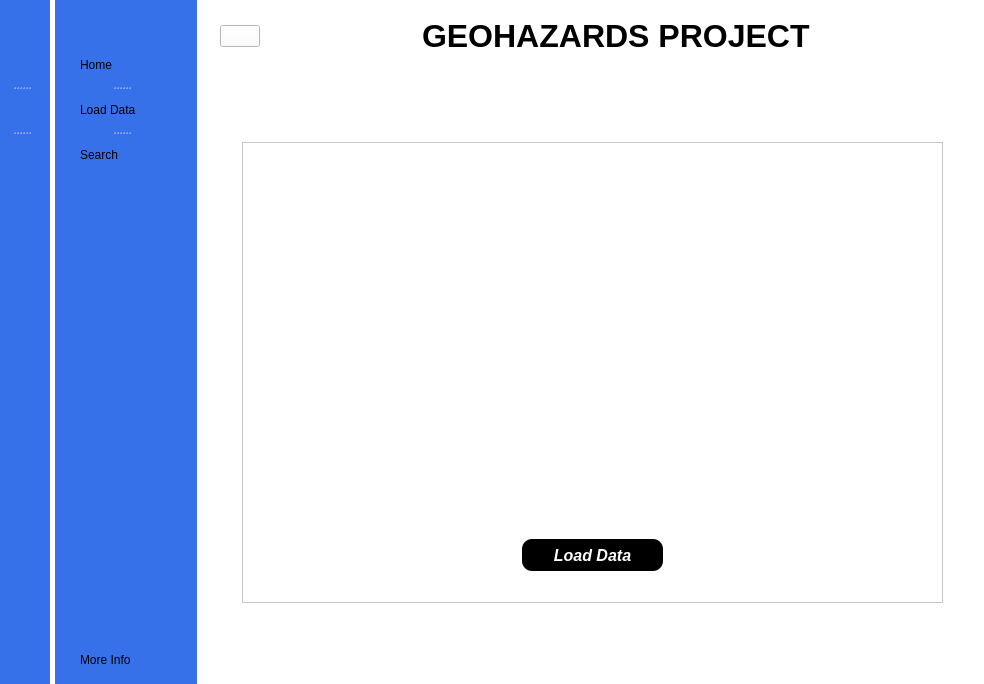
<?xml version="1.0" encoding="UTF-8"?>
<ui version="4.0">
 <class>MainWindow</class>
 <widget class="QMainWindow" name="MainWindow">
  <property name="geometry">
   <rect>
    <x>0</x>
    <y>0</y>
    <width>984</width>
    <height>684</height>
   </rect>
  </property>
  <property name="windowTitle">
   <string>MainWindow</string>
  </property>
  <property name="styleSheet">
   <string notr="true">background-color: rgb(255, 255, 255);</string>
  </property>
  <widget class="QWidget" name="centralwidget">
   <layout class="QGridLayout" name="gridLayout">
    <property name="leftMargin">
     <number>0</number>
    </property>
    <property name="topMargin">
     <number>0</number>
    </property>
    <property name="rightMargin">
     <number>0</number>
    </property>
    <property name="bottomMargin">
     <number>0</number>
    </property>
    <property name="horizontalSpacing">
     <number>5</number>
    </property>
    <item row="0" column="1">
     <widget class="QWidget" name="icon_name_widget" native="true">
      <property name="sizePolicy">
       <sizepolicy hsizetype="Fixed" vsizetype="Preferred">
        <horstretch>0</horstretch>
        <verstretch>0</verstretch>
       </sizepolicy>
      </property>
      <property name="styleSheet">
       <string notr="true">

QWidget{
background: rgb(55, 113, 233);
}

QPushButton{
color:black;
text-align: left;
height : 30 px;
border: None;
padding-left: 10px;
border-top-left-radius:10px;
border-bottom-left-radius:10px;


}

QPushButton:checked{
background-color: #F5FAFE;
color: #1F95EF;
font-weight: bold;

}
</string>
      </property>
      <layout class="QVBoxLayout" name="verticalLayout_2">
       <property name="spacing">
        <number>0</number>
       </property>
       <property name="leftMargin">
        <number>15</number>
       </property>
       <property name="topMargin">
        <number>50</number>
       </property>
       <property name="rightMargin">
        <number>25</number>
       </property>
       <item>
        <widget class="QSplitter" name="splitter_2">
         <property name="orientation">
          <enum>Qt::Vertical</enum>
         </property>
         <property name="handleWidth">
          <number>15</number>
         </property>
         <widget class="QPushButton" name="HomeButton_2">
          <property name="maximumSize">
           <size>
            <width>102</width>
            <height>30</height>
           </size>
          </property>
          <property name="text">
           <string>Home</string>
          </property>
          <property name="icon">
           <iconset>
            <normaloff>GUI Icons/home-button.png</normaloff>GUI Icons/home-button.png</iconset>
          </property>
          <property name="iconSize">
           <size>
            <width>20</width>
            <height>20</height>
           </size>
          </property>
          <property name="checkable">
           <bool>true</bool>
          </property>
          <property name="autoExclusive">
           <bool>true</bool>
          </property>
         </widget>
         <widget class="QPushButton" name="LoadDataButton_2">
          <property name="maximumSize">
           <size>
            <width>102</width>
            <height>30</height>
           </size>
          </property>
          <property name="styleSheet">
           <string notr="true">pussButton_9{
padding-right:10px
}</string>
          </property>
          <property name="text">
           <string>Load Data  </string>
          </property>
          <property name="icon">
           <iconset>
            <normaloff>GUI Icons/data-copy.png</normaloff>GUI Icons/data-copy.png</iconset>
          </property>
          <property name="iconSize">
           <size>
            <width>20</width>
            <height>20</height>
           </size>
          </property>
          <property name="checkable">
           <bool>true</bool>
          </property>
          <property name="autoExclusive">
           <bool>true</bool>
          </property>
         </widget>
         <widget class="QPushButton" name="SearchButton_2">
          <property name="minimumSize">
           <size>
            <width>102</width>
            <height>0</height>
           </size>
          </property>
          <property name="maximumSize">
           <size>
            <width>102</width>
            <height>30</height>
           </size>
          </property>
          <property name="text">
           <string>Search</string>
          </property>
          <property name="icon">
           <iconset>
            <normaloff>GUI Icons/magnifying-glass.png</normaloff>GUI Icons/magnifying-glass.png</iconset>
          </property>
          <property name="iconSize">
           <size>
            <width>20</width>
            <height>20</height>
           </size>
          </property>
          <property name="checkable">
           <bool>true</bool>
          </property>
          <property name="autoExclusive">
           <bool>true</bool>
          </property>
         </widget>
        </widget>
       </item>
       <item>
        <spacer name="verticalSpacer_2">
         <property name="orientation">
          <enum>Qt::Vertical</enum>
         </property>
         <property name="sizeHint" stdset="0">
          <size>
           <width>20</width>
           <height>30</height>
          </size>
         </property>
        </spacer>
       </item>
       <item>
        <widget class="QPushButton" name="MoreInfoButton_2">
         <property name="text">
          <string>More Info</string>
         </property>
         <property name="icon">
          <iconset>
           <normaloff>GUI Icons/information.png</normaloff>GUI Icons/information.png</iconset>
         </property>
         <property name="iconSize">
          <size>
           <width>20</width>
           <height>20</height>
          </size>
         </property>
         <property name="checkable">
          <bool>true</bool>
         </property>
         <property name="autoExclusive">
          <bool>true</bool>
         </property>
        </widget>
       </item>
      </layout>
     </widget>
    </item>
    <item row="0" column="2">
     <widget class="QWidget" name="Main_menu" native="true">
      <layout class="QGridLayout" name="gridLayout_2">
       <item row="0" column="0">
        <widget class="QWidget" name="widget" native="true">
         <layout class="QHBoxLayout" name="horizontalLayout">
          <item>
           <widget class="QPushButton" name="MenuButton">
            <property name="text">
             <string/>
            </property>
            <property name="icon">
             <iconset>
              <normaloff>GUI Icons/burger-bar.png</normaloff>GUI Icons/burger-bar.png</iconset>
            </property>
            <property name="iconSize">
             <size>
              <width>23</width>
              <height>23</height>
             </size>
            </property>
            <property name="checkable">
             <bool>true</bool>
            </property>
           </widget>
          </item>
          <item>
           <spacer name="horizontalSpacer">
            <property name="orientation">
             <enum>Qt::Horizontal</enum>
            </property>
            <property name="sizeHint" stdset="0">
             <size>
              <width>0</width>
              <height>0</height>
             </size>
            </property>
           </spacer>
          </item>
          <item>
           <widget class="QLabel" name="label">
            <property name="font">
             <font>
              <family>Arial</family>
              <pointsize>24</pointsize>
              <bold>true</bold>
             </font>
            </property>
            <property name="text">
             <string>&lt;html&gt;&lt;head/&gt;&lt;body&gt;&lt;p&gt;&lt;span style=&quot; color:#000000;&quot;&gt;GEOHAZARDS PROJECT&lt;/span&gt;&lt;/p&gt;&lt;/body&gt;&lt;/html&gt;</string>
            </property>
           </widget>
          </item>
          <item>
           <spacer name="horizontalSpacer_2">
            <property name="orientation">
             <enum>Qt::Horizontal</enum>
            </property>
            <property name="sizeHint" stdset="0">
             <size>
              <width>40</width>
              <height>20</height>
             </size>
            </property>
           </spacer>
          </item>
         </layout>
        </widget>
       </item>
       <item row="1" column="0">
        <widget class="QStackedWidget" name="Header_Widget">
         <property name="styleSheet">
          <string notr="true">
QStackedWidget{
background: rgb(255, 255, 255);
}</string>
         </property>
         <property name="currentIndex">
          <number>3</number>
         </property>
         <widget class="QWidget" name="page">
          <widget class="QTextBrowser" name="textBrowser">
           <property name="geometry">
            <rect>
             <x>270</x>
             <y>130</y>
             <width>256</width>
             <height>192</height>
            </rect>
           </property>
           <property name="html">
            <string>&lt;!DOCTYPE HTML PUBLIC &quot;-//W3C//DTD HTML 4.0//EN&quot; &quot;http://www.w3.org/TR/REC-html40/strict.dtd&quot;&gt;
&lt;html&gt;&lt;head&gt;&lt;meta name=&quot;qrichtext&quot; content=&quot;1&quot; /&gt;&lt;meta charset=&quot;utf-8&quot; /&gt;&lt;style type=&quot;text/css&quot;&gt;
p, li { white-space: pre-wrap; }
hr { height: 1px; border-width: 0; }
li.unchecked::marker { content: &quot;\2610&quot;; }
li.checked::marker { content: &quot;\2612&quot;; }
&lt;/style&gt;&lt;/head&gt;&lt;body style=&quot; font-family:'.AppleSystemUIFont'; font-size:13pt; font-weight:400; font-style:normal;&quot;&gt;
&lt;p align=&quot;center&quot; style=&quot;-qt-paragraph-type:empty; margin-top:0px; margin-bottom:0px; margin-left:0px; margin-right:0px; -qt-block-indent:0; text-indent:0px;&quot;&gt;&lt;br /&gt;&lt;/p&gt;
&lt;p align=&quot;center&quot; style=&quot;-qt-paragraph-type:empty; margin-top:0px; margin-bottom:0px; margin-left:0px; margin-right:0px; -qt-block-indent:0; text-indent:0px; font-size:36pt; color:#000000;&quot;&gt;&lt;br /&gt;&lt;/p&gt;
&lt;p align=&quot;center&quot; style=&quot; margin-top:0px; margin-bottom:0px; margin-left:0px; margin-right:0px; -qt-block-indent:0; text-indent:0px;&quot;&gt;&lt;span style=&quot; font-size:36pt; color:#000000;&quot;&gt;HOME PAGE&lt;/span&gt;&lt;/p&gt;
&lt;p align=&quot;center&quot; style=&quot;-qt-paragraph-type:empty; margin-top:0px; margin-bottom:0px; margin-left:0px; margin-right:0px; -qt-block-indent:0; text-indent:0px; font-size:36pt; color:#000000;&quot;&gt;&lt;br /&gt;&lt;/p&gt;&lt;/body&gt;&lt;/html&gt;</string>
           </property>
          </widget>
         </widget>
         <widget class="QWidget" name="page_3">
          <widget class="QTextBrowser" name="textBrowser_3">
           <property name="geometry">
            <rect>
             <x>250</x>
             <y>140</y>
             <width>256</width>
             <height>192</height>
            </rect>
           </property>
           <property name="html">
            <string>&lt;!DOCTYPE HTML PUBLIC &quot;-//W3C//DTD HTML 4.0//EN&quot; &quot;http://www.w3.org/TR/REC-html40/strict.dtd&quot;&gt;
&lt;html&gt;&lt;head&gt;&lt;meta name=&quot;qrichtext&quot; content=&quot;1&quot; /&gt;&lt;meta charset=&quot;utf-8&quot; /&gt;&lt;style type=&quot;text/css&quot;&gt;
p, li { white-space: pre-wrap; }
hr { height: 1px; border-width: 0; }
li.unchecked::marker { content: &quot;\2610&quot;; }
li.checked::marker { content: &quot;\2612&quot;; }
&lt;/style&gt;&lt;/head&gt;&lt;body style=&quot; font-family:'.AppleSystemUIFont'; font-size:13pt; font-weight:400; font-style:normal;&quot;&gt;
&lt;p align=&quot;center&quot; style=&quot;-qt-paragraph-type:empty; margin-top:0px; margin-bottom:0px; margin-left:0px; margin-right:0px; -qt-block-indent:0; text-indent:0px;&quot;&gt;&lt;br /&gt;&lt;/p&gt;
&lt;p align=&quot;center&quot; style=&quot;-qt-paragraph-type:empty; margin-top:0px; margin-bottom:0px; margin-left:0px; margin-right:0px; -qt-block-indent:0; text-indent:0px; font-size:36pt; color:#000000;&quot;&gt;&lt;br /&gt;&lt;/p&gt;
&lt;p align=&quot;center&quot; style=&quot; margin-top:0px; margin-bottom:0px; margin-left:0px; margin-right:0px; -qt-block-indent:0; text-indent:0px;&quot;&gt;&lt;span style=&quot; font-size:36pt; color:#000000;&quot;&gt;SEARCH&lt;/span&gt;&lt;/p&gt;
&lt;p align=&quot;center&quot; style=&quot;-qt-paragraph-type:empty; margin-top:0px; margin-bottom:0px; margin-left:0px; margin-right:0px; -qt-block-indent:0; text-indent:0px; font-size:36pt; color:#000000;&quot;&gt;&lt;br /&gt;&lt;/p&gt;&lt;/body&gt;&lt;/html&gt;</string>
           </property>
          </widget>
         </widget>
         <widget class="QWidget" name="page_4">
          <widget class="QTextBrowser" name="textBrowser_4">
           <property name="geometry">
            <rect>
             <x>300</x>
             <y>160</y>
             <width>256</width>
             <height>192</height>
            </rect>
           </property>
           <property name="html">
            <string>&lt;!DOCTYPE HTML PUBLIC &quot;-//W3C//DTD HTML 4.0//EN&quot; &quot;http://www.w3.org/TR/REC-html40/strict.dtd&quot;&gt;
&lt;html&gt;&lt;head&gt;&lt;meta name=&quot;qrichtext&quot; content=&quot;1&quot; /&gt;&lt;meta charset=&quot;utf-8&quot; /&gt;&lt;style type=&quot;text/css&quot;&gt;
p, li { white-space: pre-wrap; }
hr { height: 1px; border-width: 0; }
li.unchecked::marker { content: &quot;\2610&quot;; }
li.checked::marker { content: &quot;\2612&quot;; }
&lt;/style&gt;&lt;/head&gt;&lt;body style=&quot; font-family:'.AppleSystemUIFont'; font-size:13pt; font-weight:400; font-style:normal;&quot;&gt;
&lt;p align=&quot;center&quot; style=&quot;-qt-paragraph-type:empty; margin-top:0px; margin-bottom:0px; margin-left:0px; margin-right:0px; -qt-block-indent:0; text-indent:0px;&quot;&gt;&lt;br /&gt;&lt;/p&gt;
&lt;p align=&quot;center&quot; style=&quot;-qt-paragraph-type:empty; margin-top:0px; margin-bottom:0px; margin-left:0px; margin-right:0px; -qt-block-indent:0; text-indent:0px; font-size:36pt; color:#000000;&quot;&gt;&lt;br /&gt;&lt;/p&gt;
&lt;p align=&quot;center&quot; style=&quot; margin-top:0px; margin-bottom:0px; margin-left:0px; margin-right:0px; -qt-block-indent:0; text-indent:0px;&quot;&gt;&lt;span style=&quot; font-size:36pt; color:#000000;&quot;&gt;More INFO&lt;/span&gt;&lt;/p&gt;
&lt;p align=&quot;center&quot; style=&quot;-qt-paragraph-type:empty; margin-top:0px; margin-bottom:0px; margin-left:0px; margin-right:0px; -qt-block-indent:0; text-indent:0px; font-size:36pt; color:#000000;&quot;&gt;&lt;br /&gt;&lt;/p&gt;&lt;/body&gt;&lt;/html&gt;</string>
           </property>
          </widget>
         </widget>
         <widget class="QWidget" name="page_2">
          <layout class="QGridLayout" name="gridLayout_4">
           <item row="0" column="0">
            <widget class="QFrame" name="frame">
             <property name="maximumSize">
              <size>
               <width>701</width>
               <height>461</height>
              </size>
             </property>
             <property name="frameShape">
              <enum>QFrame::StyledPanel</enum>
             </property>
             <property name="frameShadow">
              <enum>QFrame::Raised</enum>
             </property>
             <layout class="QGridLayout" name="gridLayout_3">
              <item row="0" column="0">
               <widget class="QLabel" name="label_2">
                <property name="maximumSize">
                 <size>
                  <width>551</width>
                  <height>341</height>
                 </size>
                </property>
                <property name="text">
                 <string/>
                </property>
                <property name="pixmap">
                 <pixmap>../Image 8-12-24 at 12.43 AM.jpg</pixmap>
                </property>
                <property name="scaledContents">
                 <bool>true</bool>
                </property>
               </widget>
              </item>
              <item row="1" column="0">
               <widget class="QPushButton" name="pushButton_LoadData">
                <property name="maximumSize">
                 <size>
                  <width>141</width>
                  <height>32</height>
                 </size>
                </property>
                <property name="font">
                 <font>
                  <family>Arial</family>
                  <pointsize>-1</pointsize>
                  <italic>true</italic>
                  <bold>true</bold>
                 </font>
                </property>
                <property name="styleSheet">
                 <string notr="true">
QPushButton {
  background:  #000000;
  border-radius: 10px;
  box-shadow: #5E5DF0 0 10px 20px -10px;
  box-sizing: border-box;
  color: #FFFFFF;
  cursor: pointer;
  font-size: 16px;
  font-weight: 700;
  line-height: 24px;
  opacity: 1;
  outline: 0 solid transparent;
  padding: 8px 18px;
  user-select: none;
  -webkit-user-select: none;
  touch-action: manipulation;
  width: fit-content;
  word-break: break-word;
  border: 0;
}


QPushButton:hover {
  background: #0276FF;
  border-radius: 10px;
  box-shadow: #5E5DF0 0 10px 20px -10px;
  box-sizing: border-box;
  color: #FFFFFF;
  cursor: pointer;
  font-size: 16px;
  font-weight: 700;
  line-height: 24px;
  opacity: 1;
  outline: 0 solid transparent;
  padding: 8px 18px;
  user-select: none;
  -webkit-user-select: none;
  touch-action: manipulation;
  width: fit-content;
  word-break: break-word;
  border: 0;
}</string>
                </property>
                <property name="text">
                 <string>Load Data</string>
                </property>
               </widget>
              </item>
             </layout>
            </widget>
           </item>
          </layout>
         </widget>
        </widget>
       </item>
      </layout>
     </widget>
    </item>
    <item row="0" column="0">
     <widget class="QWidget" name="icon_widget" native="true">
      <property name="styleSheet">
       <string notr="true">

QWidget{
background: rgb(55, 113, 233);
}

QPushButton{
color:black;
text-align: center;
height : 30 px;
border :None;
border-radius:10px;
}


QPushButton:checked{
background-color: #F5FAFE;
color: #1F95EF;
font-weight: bold;

}
</string>
      </property>
      <layout class="QVBoxLayout" name="verticalLayout">
       <property name="spacing">
        <number>0</number>
       </property>
       <property name="topMargin">
        <number>50</number>
       </property>
       <item>
        <widget class="QSplitter" name="splitter">
         <property name="orientation">
          <enum>Qt::Vertical</enum>
         </property>
         <property name="handleWidth">
          <number>15</number>
         </property>
         <widget class="QPushButton" name="HomeButton">
          <property name="maximumSize">
           <size>
            <width>24</width>
            <height>30</height>
           </size>
          </property>
          <property name="text">
           <string/>
          </property>
          <property name="icon">
           <iconset>
            <normaloff>GUI Icons/home-button.png</normaloff>GUI Icons/home-button.png</iconset>
          </property>
          <property name="iconSize">
           <size>
            <width>20</width>
            <height>20</height>
           </size>
          </property>
          <property name="checkable">
           <bool>true</bool>
          </property>
          <property name="autoExclusive">
           <bool>true</bool>
          </property>
         </widget>
         <widget class="QPushButton" name="LoadDataButton">
          <property name="maximumSize">
           <size>
            <width>24</width>
            <height>30</height>
           </size>
          </property>
          <property name="text">
           <string/>
          </property>
          <property name="icon">
           <iconset>
            <normaloff>GUI Icons/data-copy.png</normaloff>GUI Icons/data-copy.png</iconset>
          </property>
          <property name="iconSize">
           <size>
            <width>20</width>
            <height>20</height>
           </size>
          </property>
          <property name="checkable">
           <bool>true</bool>
          </property>
          <property name="autoExclusive">
           <bool>true</bool>
          </property>
         </widget>
         <widget class="QPushButton" name="SearchButton">
          <property name="maximumSize">
           <size>
            <width>24</width>
            <height>30</height>
           </size>
          </property>
          <property name="text">
           <string/>
          </property>
          <property name="icon">
           <iconset>
            <normaloff>GUI Icons/magnifying-glass.png</normaloff>GUI Icons/magnifying-glass.png</iconset>
          </property>
          <property name="iconSize">
           <size>
            <width>20</width>
            <height>20</height>
           </size>
          </property>
          <property name="checkable">
           <bool>true</bool>
          </property>
          <property name="autoExclusive">
           <bool>true</bool>
          </property>
         </widget>
        </widget>
       </item>
       <item>
        <spacer name="verticalSpacer">
         <property name="orientation">
          <enum>Qt::Vertical</enum>
         </property>
         <property name="sizeHint" stdset="0">
          <size>
           <width>20</width>
           <height>249</height>
          </size>
         </property>
        </spacer>
       </item>
       <item>
        <widget class="QPushButton" name="MoreInfoButton">
         <property name="text">
          <string/>
         </property>
         <property name="icon">
          <iconset>
           <normaloff>GUI Icons/information.png</normaloff>GUI Icons/information.png</iconset>
         </property>
         <property name="iconSize">
          <size>
           <width>20</width>
           <height>20</height>
          </size>
         </property>
         <property name="checkable">
          <bool>true</bool>
         </property>
         <property name="autoExclusive">
          <bool>true</bool>
         </property>
        </widget>
       </item>
      </layout>
     </widget>
    </item>
   </layout>
  </widget>
 </widget>
 <resources/>
 <connections>
  <connection>
   <sender>MenuButton</sender>
   <signal>toggled(bool)</signal>
   <receiver>icon_name_widget</receiver>
   <slot>setVisible(bool)</slot>
   <hints>
    <hint type="sourcelabel">
     <x>230</x>
     <y>37</y>
    </hint>
    <hint type="destinationlabel">
     <x>151</x>
     <y>247</y>
    </hint>
   </hints>
  </connection>
  <connection>
   <sender>SearchButton</sender>
   <signal>toggled(bool)</signal>
   <receiver>SearchButton_2</receiver>
   <slot>setChecked(bool)</slot>
   <hints>
    <hint type="sourcelabel">
     <x>29</x>
     <y>157</y>
    </hint>
    <hint type="destinationlabel">
     <x>79</x>
     <y>156</y>
    </hint>
   </hints>
  </connection>
  <connection>
   <sender>LoadDataButton</sender>
   <signal>toggled(bool)</signal>
   <receiver>LoadDataButton_2</receiver>
   <slot>setChecked(bool)</slot>
   <hints>
    <hint type="sourcelabel">
     <x>25</x>
     <y>105</y>
    </hint>
    <hint type="destinationlabel">
     <x>110</x>
     <y>105</y>
    </hint>
   </hints>
  </connection>
  <connection>
   <sender>HomeButton</sender>
   <signal>toggled(bool)</signal>
   <receiver>HomeButton_2</receiver>
   <slot>setChecked(bool)</slot>
   <hints>
    <hint type="sourcelabel">
     <x>28</x>
     <y>67</y>
    </hint>
    <hint type="destinationlabel">
     <x>78</x>
     <y>66</y>
    </hint>
   </hints>
  </connection>
  <connection>
   <sender>HomeButton_2</sender>
   <signal>toggled(bool)</signal>
   <receiver>HomeButton</receiver>
   <slot>setChecked(bool)</slot>
   <hints>
    <hint type="sourcelabel">
     <x>113</x>
     <y>55</y>
    </hint>
    <hint type="destinationlabel">
     <x>28</x>
     <y>54</y>
    </hint>
   </hints>
  </connection>
  <connection>
   <sender>LoadDataButton_2</sender>
   <signal>toggled(bool)</signal>
   <receiver>LoadDataButton</receiver>
   <slot>setChecked(bool)</slot>
   <hints>
    <hint type="sourcelabel">
     <x>116</x>
     <y>121</y>
    </hint>
    <hint type="destinationlabel">
     <x>21</x>
     <y>118</y>
    </hint>
   </hints>
  </connection>
  <connection>
   <sender>SearchButton_2</sender>
   <signal>toggled(bool)</signal>
   <receiver>SearchButton</receiver>
   <slot>setChecked(bool)</slot>
   <hints>
    <hint type="sourcelabel">
     <x>108</x>
     <y>163</y>
    </hint>
    <hint type="destinationlabel">
     <x>31</x>
     <y>164</y>
    </hint>
   </hints>
  </connection>
  <connection>
   <sender>MoreInfoButton</sender>
   <signal>toggled(bool)</signal>
   <receiver>MoreInfoButton_2</receiver>
   <slot>setChecked(bool)</slot>
   <hints>
    <hint type="sourcelabel">
     <x>30</x>
     <y>660</y>
    </hint>
    <hint type="destinationlabel">
     <x>90</x>
     <y>660</y>
    </hint>
   </hints>
  </connection>
  <connection>
   <sender>MoreInfoButton_2</sender>
   <signal>toggled(bool)</signal>
   <receiver>MoreInfoButton</receiver>
   <slot>setChecked(bool)</slot>
   <hints>
    <hint type="sourcelabel">
     <x>97</x>
     <y>646</y>
    </hint>
    <hint type="destinationlabel">
     <x>24</x>
     <y>648</y>
    </hint>
   </hints>
  </connection>
  <connection>
   <sender>MenuButton</sender>
   <signal>toggled(bool)</signal>
   <receiver>icon_widget</receiver>
   <slot>setHidden(bool)</slot>
   <hints>
    <hint type="sourcelabel">
     <x>254</x>
     <y>34</y>
    </hint>
    <hint type="destinationlabel">
     <x>27</x>
     <y>362</y>
    </hint>
   </hints>
  </connection>
 </connections>
</ui>
